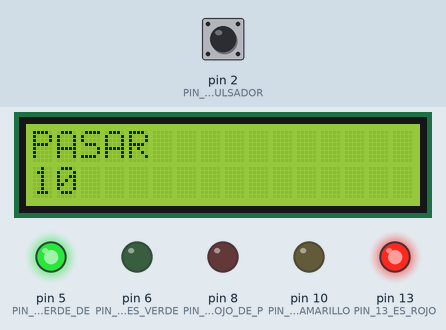
This sketch was run on a simulated Arduino Uno, built with avr-gcc and run on an emulated ATmega328P. Shown: 16×2 character LCD, output pins drawn as LEDs (lit = HIGH). The inputs (shaded band) are chosen by the test bench; at power-on: pin 2 (PIN_2_ES_EL_PULSADOR) LOW.

Above: at 0.1 s.
At 4.1 s:
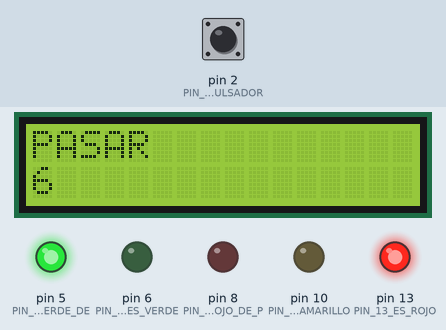
At 9.1 s:
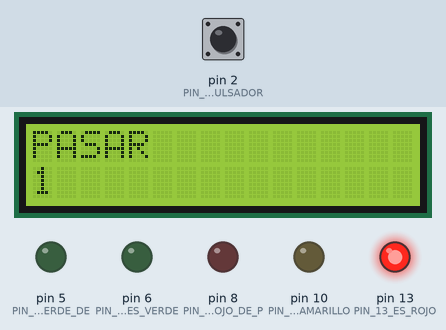
At 20.2 s:
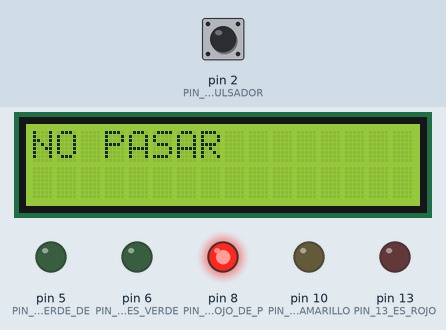
At 24.7 s:
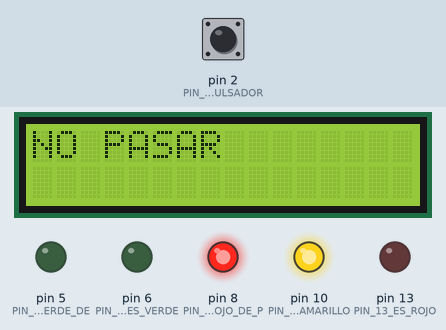
At 37.2 s:
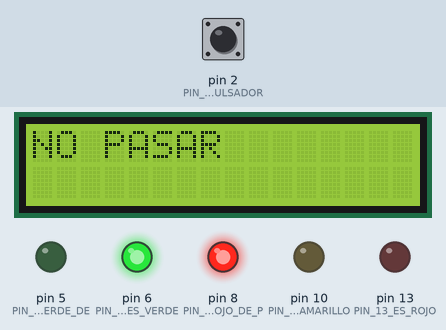
Timing chart, 0 to 38.7 s (numbered marks = the images above):
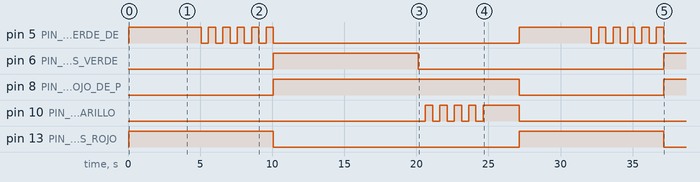

The sketch:

SemaforoReal.ino
```cpp
/**
 * Este programa es un semáforo de coche y uno de peatones con un LCD que muestra cuando pasar
 * con una cuenta atras y un no pasar cuando el semáforo de coches esta en ambar o rojo.
 * Tambien cuenta con un pulsador que permite al peaton poder pasar. Se puede pulsar en cualquier
 * momento salvo cuando esta en verde el de peatones y durante los 5 primeros segundos cuando el
 * semaro de coches esta en verde.
 * Versión: 1.0
 * Fecha 08/11/2016
 * Autor: Carlos Rodriguez y Sergio Redondo
 */

//incluimos la libreria <LiquidCrystal.h> para trabajar con el LCD y declaramos las varibles.
#include <LiquidCrystal.h>
int iEstado;
int iEstadoRojo, iEstadoAmarillo, iEstadoVerde;
int i;
int salir;
int change;
LiquidCrystal lcd(3, 4, 7, 9, 11, 12); // aqui le decimos al LCD los pines que corresponden a ( RS, EN, d4, d5, d6, d7)
void setup() {

  // Asignamos un valor a las varibles

  lcd.begin(16, 2); // Fijar el numero de caracteres y de filas

  change=0;
  iEstadoRojo=1;
  iEstadoAmarillo=2;
  iEstadoVerde=3;
  iEstado=iEstadoRojo;
  i=0;
  pinMode(13,OUTPUT); //PIN 13 ES ROJO
  pinMode(10,OUTPUT); //PIN 10 ES AMARILLO
  pinMode(6,OUTPUT); //PIN 6 ES VERDE
  pinMode(2,INPUT); //PIN 2 ES EL PULSADOR
  pinMode(8,OUTPUT);//PIN 8 ES EL LED ROJO DE PEATONES
  pinMode(5,OUTPUT); //PIN 5 ES EL LED VERDE DE PEATONES
}

void loop() {

  //lcd.setCursor(0, 0);  // set the cursor to column 0, line 0
  // lcd.print(millis() / 1000);  // print the number of seconds since reset:

if(iEstado==iEstadoRojo) { //comprueba valor iEstado
    digitalWrite(13,HIGH); //enciende el PIN 13 = LED ROJO
    digitalWrite(5,HIGH); //enciende el PIN 5 = LED VERDE PEATON
    // 2 lineas limpia LCD
    lcd.setCursor(0,0);
    lcd.print("                ");
    lcd.setCursor(0,0);
    lcd.print("PASAR"); // Imprime PASAR

    for(int j=1;j<=10000;j=j+500){ // Bucle para el tiempo que se mantienen encendido los LEDs

      lcd.setCursor(0,1);
      lcd.print("  ");
      lcd.setCursor(0,1);
      lcd.print((11000-j)/1000); //imprime cuenta atras peatones
      if(j>5000){ //parpadeo LED VERDE PEATON ultimos 5seg
       if(change==0){
         digitalWrite(5,LOW);
        change=1;
        }else{
          digitalWrite(5,HIGH);
         change=0;
        }
      }
     delay(500);
    }
    lcd.setCursor(0,1);
    lcd.print("  ");

    digitalWrite(13,LOW);
    digitalWrite(5,LOW);
    iEstado=iEstadoVerde; //iguala iEstado a iEstadoVerde

  }
  else if (iEstado==iEstadoAmarillo) {
    lcd.setCursor(0,0);
    lcd.print("NO PASAR"); //Imprime NO PASAR por LCD
    digitalWrite(10,HIGH); //enciende el PIN 10 = LED AMARILLA
    digitalWrite(8,HIGH); //enciende el PIN 8 = LED ROJO PEATON
    for(int j=0;j<5000;j=j+500){ //Parpadeo LED AMARILLO durante 5seg
      if(change==0){
       digitalWrite(10,LOW);
       change=1;
      }else{
        digitalWrite(10,HIGH);
        change=0;
      }
     delay(500);
    }
    delay(2000); // LED AMARILLO fijo 2seg

    digitalWrite(10,LOW);
    digitalWrite(8,LOW);
    iEstado=iEstadoRojo; //iguala iEstado a iEstadoRojo

  }
   else if (iEstado==iEstadoVerde) {
      lcd.setCursor(0,0);
    lcd.print("NO PASAR");
      digitalWrite(6,HIGH); //enciende el PIN 6 = LED VERDE
      digitalWrite(8,HIGH);//enciende el PIN 8 = LED ROJO PEATON
      i=0;  //igualamos i a 0 para el while
      salir=1; // igualamos salir a 1
      delay(5000);  //con este delay fijo evitamos que el peaton pulse durante los primeros 5seg
      while(i<5000 && salir!=0){ //cambiar LED al usar el pulsador
      if(digitalRead(2)==true){
        salir=0;
        iEstado=iEstadoAmarillo;
      }
      i++;
    delay(1);
      }
      digitalWrite(6,LOW);
      digitalWrite(8,LOW);
      if(salir!=0){
         iEstado=iEstadoAmarillo;
      }

   }
}
```

Measured:
- by itself, pin 6 (PIN_6_ES_VERDE): LOW → HIGH at 10.1 s, → LOW 10.0 s later, → HIGH 17.0 s later
- by itself, pin 8 (PIN_8_ES_EL_LED_ROJO_DE_P): LOW → HIGH at 10.1 s, → LOW 17.0 s later, → HIGH 10.0 s later
- by itself, pin 10 (PIN_10_ES_AMARILLO): goes 4 × (HIGH 0.50 s, LOW 0.50 s), HIGH 2.5 s, then LOW
- by itself, pin 13 (PIN_13_ES_ROJO): alternates HIGH for 10.0 s and LOW for 17.1 s
- by itself, pin 5 (PIN_5_ES_EL_LED_VERDE_DE): goes HIGH 5.0 s, 5 × (LOW 0.50 s, HIGH 0.50 s), LOW 17.1 s, HIGH 5.0 s, 5 × (LOW 0.50 s, HIGH 0.50 s), then LOW
- what the display in image 1 shows lasts 1.0 s, from 4.1 s to 5.1 s
